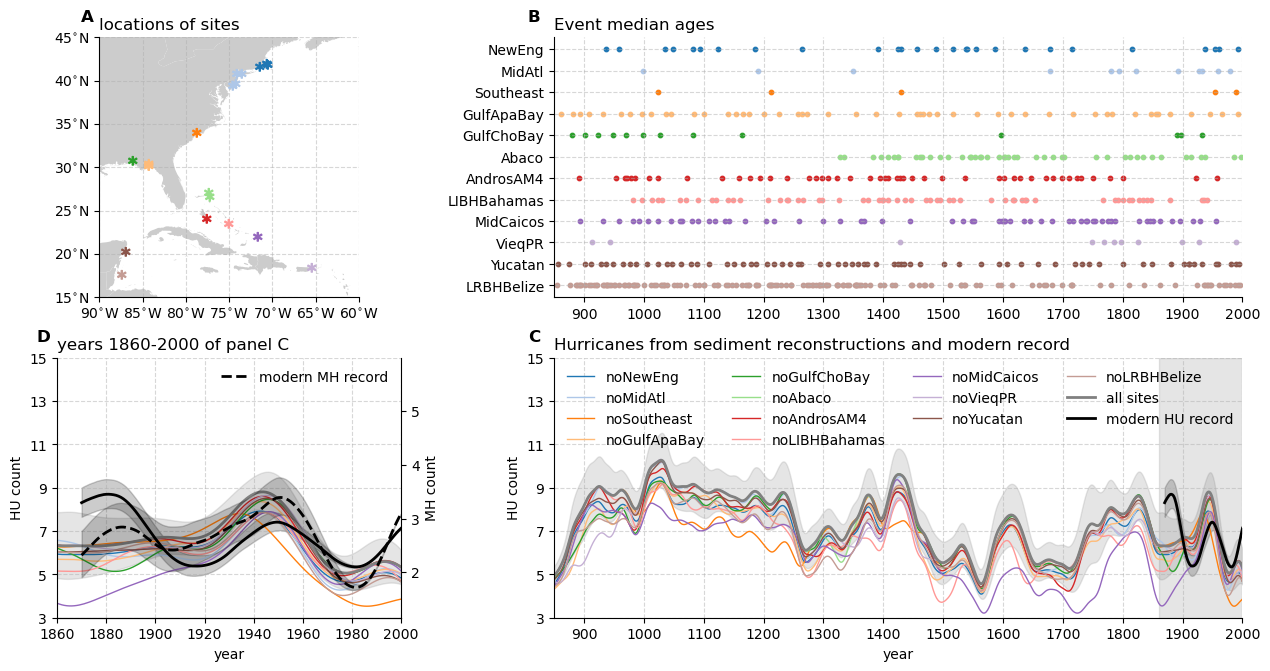

The script that drew this image:
#!/usr/bin/env python
# Wenchang Yang (wenchang@princeton.edu)
# Fri Dec 31 11:54:45 EST 2021
if __name__ == '__main__':
    import sys
    from misc.timer import Timer
    s = ' '
    tt = Timer(f'start {s.join(sys.argv)}')
import sys, os.path, os, glob, datetime
import xarray as xr, numpy as np, pandas as pd, matplotlib.pyplot as plt
#more imports
#from data.Lizzie.wyplot_map_sites import wyplot as plot_sites
from fig_map_sites import wyplot as plot_sites
#from data.Lizzie.wyplot_ages import wyplot as plot_ages
from fig_scatter_ages import wyplot as plot_ages
from fig_lines_sedimentHUcount import wyplot as plot_lines_sedimentHUcount
#from fig_lines_lmrHU import wyplot as plot_lines_lmrHU
#from fig_lines_lmrMDRtrop import wyplot as plot_lines_lmrMDRtrop
from shared import axlabel, axscale
#
if __name__ == '__main__':
    tt.check('end import')
#
#start from here
 
 
if __name__ == '__main__':
    from wyconfig import * #my plot settings
    #constrained_layout_off()
    plt.close()
    #fig, axes = plt.subplots(3, 2, figsize=(8*2,9), dpi=80)
    fig = plt.figure(figsize=((4+8)*1.05, 6*1.1), dpi=100)
    nrows, ncols = 6, 3 
    gs = fig.add_gridspec(nrows=nrows, ncols=ncols)
    axes = []

    #ax = axes[0,0]
    ax = fig.add_subplot(gs[0:3, 0])
    plot_sites(ax=ax)
    axes.append(ax)

    #axes[1,0].set_axis_off()

    #ax = axes[2,0]
    ax = fig.add_subplot(gs[0:3, 1:ncols])
    plot_ages(ax=ax)
    axes.append(ax)

    #ax = axes[0,1]
    ax = fig.add_subplot(gs[3:nrows, 1:ncols])
    plot_lines_sedimentHUcount(ax=ax)
    axes.append(ax)
    ax.axvspan(1860,2000, color='gray', alpha=0.2)

    #ax = axes[1,0]
    ax = fig.add_subplot(gs[3:nrows, 0])
    plot_lines_sedimentHUcount(ax=ax, MHon=True)
    ax.set_xlim(1860,2000)
    ax.set_xticks(range(1860,2001,20))
    ax.set_title('years 1860-2000 of panel C')
    axes.append(ax)

    """
    #ax = axes[1, 1]
    ax = fig.add_subplot(gs[nrows//3:nrows*2//3,1])
    plot_lines_lmrHU(ax=ax)
    axes.append(ax)

    #ax = axes[2, 1]
    ax = fig.add_subplot(gs[nrows*2//3:,1])
    plot_lines_lmrMDRtrop(ax=ax)
    axes.append(ax)
    """
    
    """
    for ax in axes[-3:-1]: ax.set_xlabel('')
    for ax,label in zip(axes[0:2], list('AB')): axlabel(ax, label, x=-0.12, y=1.02)
    for ax,label in zip(axes[2:], list('CDE')): axlabel(ax, label, x=-0.05, y=1.05)
    #axscale(axes[0,0], left=0.3, right=0.3, up=0.3, down=0.3)
    #axscale(axes[2,0], up=0.5)
    """
    for ax,label in zip(axes, list('ABCD')): axlabel(ax, label, x=-0.02, y=1.05)
    axes[1].set_xlabel('')
    
    #savefig
    if len(sys.argv)>1 and 'savefig' in sys.argv[1:] or 's' in sys.argv:
        figname = __file__.replace('.py', f'.png')
        if 'pdf' in sys.argv: figname = figname.replace('.png', '.pdf')
        if 'overwritefig' in sys.argv[1:] or 'o' in sys.argv[1:]:
            wysavefig(figname, overwritefig=True)
        else:
            wysavefig(figname)
    tt.check(f'**Done**')
    plt.show()
    #constrained_layout_on()
    
